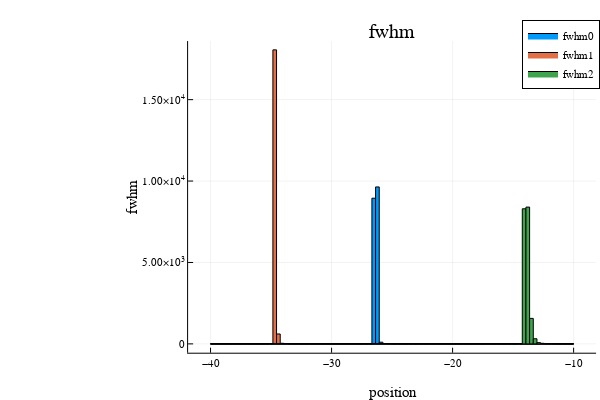

The code cell stored with this chart in its notebook:
### Code cell
#fwhm
plotly(size=(600,400));
plot(h2)
